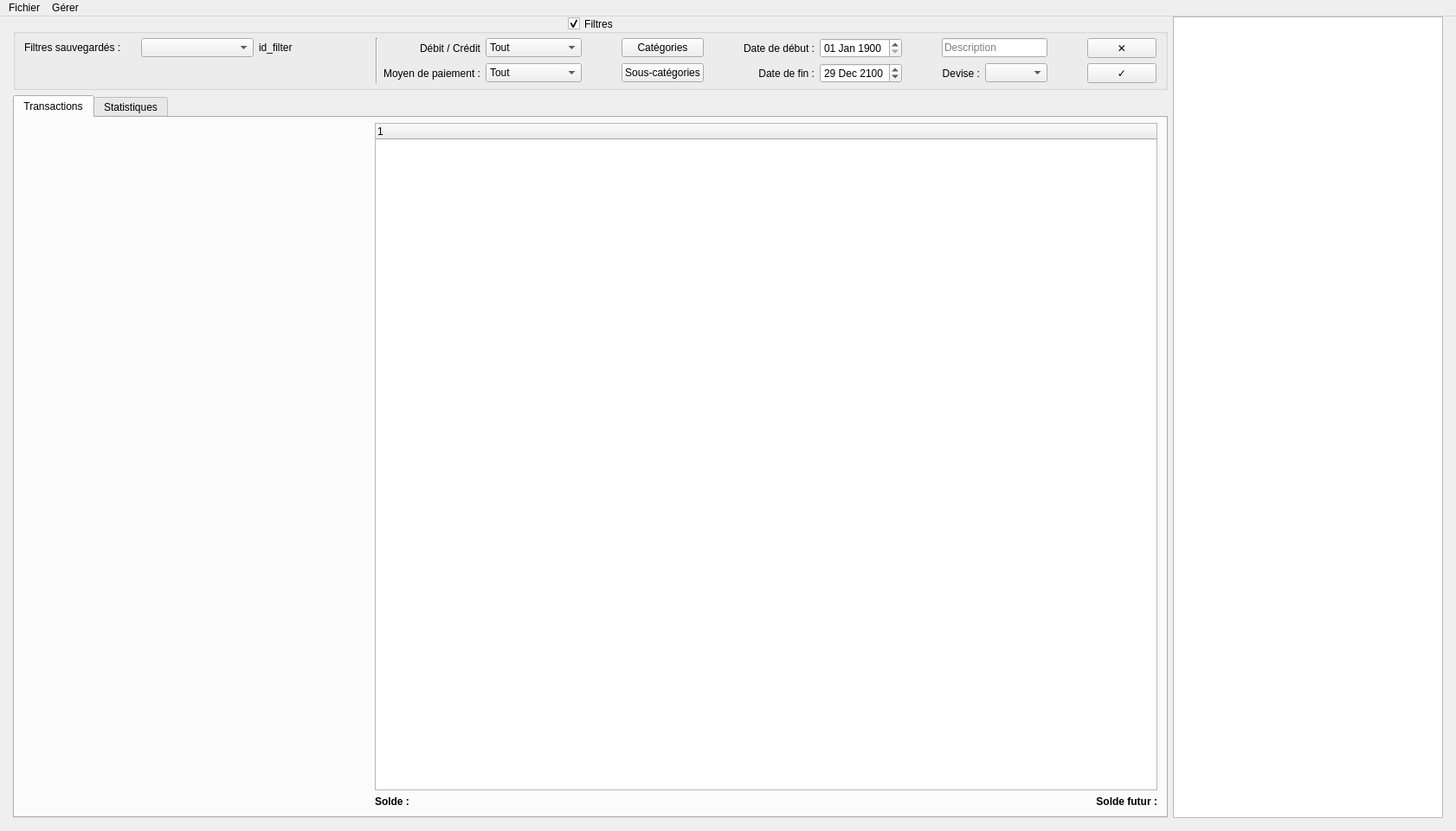
<?xml version="1.0" encoding="UTF-8"?>
<ui version="4.0">
 <class>OverAid</class>
 <widget class="QMainWindow" name="OverAid">
  <property name="geometry">
   <rect>
    <x>0</x>
    <y>0</y>
    <width>1682</width>
    <height>960</height>
   </rect>
  </property>
  <property name="focusPolicy">
   <enum>Qt::StrongFocus</enum>
  </property>
  <property name="windowTitle">
   <string>OverAid</string>
  </property>
  <widget class="QWidget" name="centralwidget">
   <layout class="QGridLayout" name="gridLayout_7">
    <property name="leftMargin">
     <number>15</number>
    </property>
    <property name="topMargin">
     <number>0</number>
    </property>
    <property name="rightMargin">
     <number>15</number>
    </property>
    <property name="bottomMargin">
     <number>15</number>
    </property>
    <item row="0" column="0">
     <widget class="QGroupBox" name="groupBox_filtre">
      <property name="enabled">
       <bool>true</bool>
      </property>
      <property name="maximumSize">
       <size>
        <width>16777215</width>
        <height>110</height>
       </size>
      </property>
      <property name="font">
       <font>
        <kerning>true</kerning>
       </font>
      </property>
      <property name="focusPolicy">
       <enum>Qt::TabFocus</enum>
      </property>
      <property name="title">
       <string>Filtres</string>
      </property>
      <property name="alignment">
       <set>Qt::AlignCenter</set>
      </property>
      <property name="flat">
       <bool>false</bool>
      </property>
      <property name="checkable">
       <bool>true</bool>
      </property>
      <layout class="QGridLayout" name="gridLayout_3">
       <property name="leftMargin">
        <number>10</number>
       </property>
       <property name="topMargin">
        <number>5</number>
       </property>
       <property name="rightMargin">
        <number>10</number>
       </property>
       <property name="bottomMargin">
        <number>5</number>
       </property>
       <item row="0" column="4" rowspan="2">
        <widget class="QWidget" name="widget" native="true">
         <layout class="QGridLayout" name="gridLayout_4">
          <property name="leftMargin">
           <number>0</number>
          </property>
          <property name="topMargin">
           <number>0</number>
          </property>
          <property name="rightMargin">
           <number>0</number>
          </property>
          <property name="bottomMargin">
           <number>0</number>
          </property>
          <item row="0" column="1">
           <layout class="QGridLayout" name="gridLayout_5">
            <item row="0" column="11">
             <spacer name="horizontalSpacer_5">
              <property name="orientation">
               <enum>Qt::Horizontal</enum>
              </property>
              <property name="sizeType">
               <enum>QSizePolicy::Expanding</enum>
              </property>
              <property name="sizeHint" stdset="0">
               <size>
                <width>40</width>
                <height>20</height>
               </size>
              </property>
             </spacer>
            </item>
            <item row="0" column="7">
             <widget class="QDateEdit" name="dateEditFilter_start">
              <property name="dateTime">
               <datetime>
                <hour>12</hour>
                <minute>0</minute>
                <second>0</second>
                <year>1900</year>
                <month>1</month>
                <day>1</day>
               </datetime>
              </property>
              <property name="time">
               <time>
                <hour>12</hour>
                <minute>0</minute>
                <second>0</second>
               </time>
              </property>
              <property name="displayFormat">
               <string>dd MMM yyyy</string>
              </property>
             </widget>
            </item>
            <item row="0" column="1">
             <widget class="QLabel" name="label_5">
              <property name="text">
               <string>Débit / Crédit</string>
              </property>
              <property name="alignment">
               <set>Qt::AlignRight|Qt::AlignTrailing|Qt::AlignVCenter</set>
              </property>
             </widget>
            </item>
            <item row="1" column="9">
             <widget class="QLabel" name="label_3">
              <property name="text">
               <string>Devise :</string>
              </property>
              <property name="alignment">
               <set>Qt::AlignRight|Qt::AlignTrailing|Qt::AlignVCenter</set>
              </property>
             </widget>
            </item>
            <item row="1" column="4">
             <widget class="QPushButton" name="pushButtonFiltre_cat2">
              <property name="text">
               <string>Sous-catégories</string>
              </property>
             </widget>
            </item>
            <item row="1" column="6">
             <widget class="QLabel" name="label_2">
              <property name="text">
               <string>Date de fin :</string>
              </property>
              <property name="alignment">
               <set>Qt::AlignRight|Qt::AlignTrailing|Qt::AlignVCenter</set>
              </property>
             </widget>
            </item>
            <item row="1" column="12">
             <widget class="QPushButton" name="pushButtonFiltre_valide">
              <property name="text">
               <string>✓</string>
              </property>
             </widget>
            </item>
            <item row="1" column="7">
             <widget class="QDateEdit" name="dateEditFilter_end">
              <property name="dateTime">
               <datetime>
                <hour>0</hour>
                <minute>0</minute>
                <second>0</second>
                <year>2100</year>
                <month>12</month>
                <day>29</day>
               </datetime>
              </property>
              <property name="displayFormat">
               <string>dd MMM yyyy</string>
              </property>
             </widget>
            </item>
            <item row="0" column="5">
             <spacer name="horizontalSpacer">
              <property name="orientation">
               <enum>Qt::Horizontal</enum>
              </property>
              <property name="sizeType">
               <enum>QSizePolicy::Expanding</enum>
              </property>
              <property name="sizeHint" stdset="0">
               <size>
                <width>40</width>
                <height>20</height>
               </size>
              </property>
             </spacer>
            </item>
            <item row="0" column="12">
             <widget class="QPushButton" name="pushButtonFiltre_delete">
              <property name="text">
               <string>✕</string>
              </property>
             </widget>
            </item>
            <item row="0" column="3">
             <spacer name="horizontalSpacer_3">
              <property name="orientation">
               <enum>Qt::Horizontal</enum>
              </property>
              <property name="sizeType">
               <enum>QSizePolicy::Expanding</enum>
              </property>
              <property name="sizeHint" stdset="0">
               <size>
                <width>40</width>
                <height>20</height>
               </size>
              </property>
             </spacer>
            </item>
            <item row="0" column="2">
             <widget class="QComboBox" name="comboBoxFiltre_inOut">
              <item>
               <property name="text">
                <string>Tout</string>
               </property>
              </item>
              <item>
               <property name="text">
                <string>Débit</string>
               </property>
              </item>
              <item>
               <property name="text">
                <string>Crédit</string>
               </property>
              </item>
             </widget>
            </item>
            <item row="0" column="6">
             <widget class="QLabel" name="label">
              <property name="text">
               <string>Date de début :</string>
              </property>
              <property name="alignment">
               <set>Qt::AlignRight|Qt::AlignTrailing|Qt::AlignVCenter</set>
              </property>
             </widget>
            </item>
            <item row="1" column="2">
             <widget class="QComboBox" name="comboBoxFiltre_moyen">
              <property name="placeholderText">
               <string/>
              </property>
              <item>
               <property name="text">
                <string>Tout</string>
               </property>
              </item>
              <item>
               <property name="text">
                <string>Carte bancaire</string>
               </property>
              </item>
              <item>
               <property name="text">
                <string>Virement</string>
               </property>
              </item>
              <item>
               <property name="text">
                <string>Espèces</string>
               </property>
              </item>
              <item>
               <property name="text">
                <string>Chèque</string>
               </property>
              </item>
              <item>
               <property name="text">
                <string>Prélèvement</string>
               </property>
              </item>
             </widget>
            </item>
            <item row="0" column="4">
             <widget class="QPushButton" name="pushButtonFiltre_cat">
              <property name="text">
               <string>Catégories</string>
              </property>
             </widget>
            </item>
            <item row="1" column="10">
             <widget class="QComboBox" name="comboBoxFiltre_devise">
              <property name="maximumSize">
               <size>
                <width>200</width>
                <height>16777215</height>
               </size>
              </property>
             </widget>
            </item>
            <item row="1" column="1">
             <widget class="QLabel" name="label_6">
              <property name="text">
               <string>Moyen de paiement :</string>
              </property>
              <property name="alignment">
               <set>Qt::AlignRight|Qt::AlignTrailing|Qt::AlignVCenter</set>
              </property>
             </widget>
            </item>
            <item row="0" column="8">
             <spacer name="horizontalSpacer_6">
              <property name="orientation">
               <enum>Qt::Horizontal</enum>
              </property>
              <property name="sizeType">
               <enum>QSizePolicy::Expanding</enum>
              </property>
              <property name="sizeHint" stdset="0">
               <size>
                <width>40</width>
                <height>20</height>
               </size>
              </property>
             </spacer>
            </item>
            <item row="0" column="9" colspan="2">
             <widget class="QLineEdit" name="lineEditFiltre_desc">
              <property name="whatsThis">
               <string>&lt;html&gt;&lt;head/&gt;&lt;body&gt;&lt;p&gt;'%' remplace une chaîne de caractère&lt;/p&gt;&lt;p&gt;'_' remplace un seul caractère&lt;/p&gt;&lt;/body&gt;&lt;/html&gt;</string>
              </property>
              <property name="placeholderText">
               <string>Description</string>
              </property>
              <property name="clearButtonEnabled">
               <bool>true</bool>
              </property>
             </widget>
            </item>
           </layout>
          </item>
         </layout>
        </widget>
       </item>
       <item row="0" column="3" rowspan="2">
        <widget class="Line" name="line">
         <property name="orientation">
          <enum>Qt::Vertical</enum>
         </property>
        </widget>
       </item>
       <item row="0" column="1">
        <widget class="QComboBox" name="comboBox_savedFilters"/>
       </item>
       <item row="0" column="0">
        <widget class="QLabel" name="label_4">
         <property name="text">
          <string>Filtres sauvegardés :</string>
         </property>
        </widget>
       </item>
       <item row="0" column="2">
        <widget class="QLabel" name="label_idSavedFilter">
         <property name="text">
          <string>id_filter</string>
         </property>
        </widget>
       </item>
       <item row="1" column="0" colspan="3">
        <spacer name="horizontalSpacer_4">
         <property name="orientation">
          <enum>Qt::Horizontal</enum>
         </property>
         <property name="sizeType">
          <enum>QSizePolicy::Fixed</enum>
         </property>
         <property name="sizeHint" stdset="0">
          <size>
           <width>400</width>
           <height>20</height>
          </size>
         </property>
        </spacer>
       </item>
      </layout>
     </widget>
    </item>
    <item row="1" column="0">
     <widget class="QTabWidget" name="tabWidget">
      <property name="tabShape">
       <enum>QTabWidget::Rounded</enum>
      </property>
      <property name="currentIndex">
       <number>0</number>
      </property>
      <widget class="QWidget" name="tabAccount">
       <attribute name="title">
        <string>Transactions</string>
       </attribute>
       <layout class="QGridLayout" name="gridLayout">
        <property name="leftMargin">
         <number>10</number>
        </property>
        <property name="topMargin">
         <number>0</number>
        </property>
        <property name="rightMargin">
         <number>10</number>
        </property>
        <property name="bottomMargin">
         <number>10</number>
        </property>
        <item row="2" column="2">
         <widget class="QLabel" name="label_prevision">
          <property name="font">
           <font>
            <bold>true</bold>
           </font>
          </property>
          <property name="text">
           <string>Solde futur :</string>
          </property>
          <property name="alignment">
           <set>Qt::AlignRight|Qt::AlignTrailing|Qt::AlignVCenter</set>
          </property>
         </widget>
        </item>
        <item row="2" column="1">
         <widget class="QLabel" name="label_reste">
          <property name="font">
           <font>
            <bold>true</bold>
           </font>
          </property>
          <property name="text">
           <string>Solde : </string>
          </property>
         </widget>
        </item>
        <item row="1" column="1" colspan="2">
         <widget class="QTreeWidget" name="treeWidgetSummary">
          <property name="minimumSize">
           <size>
            <width>750</width>
            <height>0</height>
           </size>
          </property>
          <property name="alternatingRowColors">
           <bool>true</bool>
          </property>
          <property name="sortingEnabled">
           <bool>false</bool>
          </property>
          <attribute name="headerCascadingSectionResizes">
           <bool>false</bool>
          </attribute>
          <column>
           <property name="text">
            <string notr="true">1</string>
           </property>
          </column>
         </widget>
        </item>
        <item row="0" column="0" rowspan="3">
         <widget class="QWidget" name="widgetTrans" native="true">
          <property name="minimumSize">
           <size>
            <width>400</width>
            <height>0</height>
           </size>
          </property>
          <property name="maximumSize">
           <size>
            <width>400</width>
            <height>16777215</height>
           </size>
          </property>
         </widget>
        </item>
       </layout>
      </widget>
      <widget class="QWidget" name="tabStats">
       <attribute name="title">
        <string>Statistiques</string>
       </attribute>
       <layout class="QGridLayout" name="gridLayout_2">
        <property name="leftMargin">
         <number>10</number>
        </property>
        <property name="topMargin">
         <number>0</number>
        </property>
        <property name="rightMargin">
         <number>10</number>
        </property>
        <property name="bottomMargin">
         <number>10</number>
        </property>
        <item row="0" column="0">
         <widget class="QLabel" name="labelStats_date">
          <property name="maximumSize">
           <size>
            <width>16777215</width>
            <height>30</height>
           </size>
          </property>
          <property name="text">
           <string/>
          </property>
          <property name="alignment">
           <set>Qt::AlignRight|Qt::AlignTrailing|Qt::AlignVCenter</set>
          </property>
         </widget>
        </item>
        <item row="0" column="1">
         <widget class="QLabel" name="labelStats_montant">
          <property name="maximumSize">
           <size>
            <width>16777215</width>
            <height>30</height>
           </size>
          </property>
          <property name="text">
           <string/>
          </property>
         </widget>
        </item>
        <item row="1" column="0" colspan="2">
         <layout class="QGridLayout" name="gridLayout_stats"/>
        </item>
       </layout>
      </widget>
     </widget>
    </item>
    <item row="0" column="1" rowspan="2">
     <widget class="QPlainTextEdit" name="plainTextEdit_debug">
      <property name="minimumSize">
       <size>
        <width>300</width>
        <height>0</height>
       </size>
      </property>
      <property name="focusPolicy">
       <enum>Qt::NoFocus</enum>
      </property>
      <property name="readOnly">
       <bool>true</bool>
      </property>
     </widget>
    </item>
   </layout>
  </widget>
  <widget class="QMenuBar" name="menubar">
   <property name="geometry">
    <rect>
     <x>0</x>
     <y>0</y>
     <width>1682</width>
     <height>24</height>
    </rect>
   </property>
   <widget class="QMenu" name="menuG_rer">
    <property name="title">
     <string>Gérer</string>
    </property>
    <widget class="QMenu" name="menuComptes">
     <property name="title">
      <string>Comptes</string>
     </property>
     <addaction name="separator"/>
     <addaction name="actionGerer_les_comptes"/>
    </widget>
    <widget class="QMenu" name="menuLangage">
     <property name="title">
      <string>Langage</string>
     </property>
     <addaction name="actionFran_ais"/>
     <addaction name="actionAnglais"/>
     <addaction name="actionEspagnol"/>
    </widget>
    <addaction name="menuComptes"/>
    <addaction name="menuLangage"/>
    <addaction name="separator"/>
    <addaction name="actionCat_gories"/>
    <addaction name="actionAbonnements"/>
    <addaction name="separator"/>
    <addaction name="actionAfficher_le_d_bugger"/>
   </widget>
   <widget class="QMenu" name="menuFichier">
    <property name="title">
     <string>Fichier</string>
    </property>
    <addaction name="actionExporter_au_format_CSV"/>
    <addaction name="actionExporter_les_PDF_en_ZIP"/>
    <addaction name="actionSauvegarder_la_base_de_donn_es"/>
    <addaction name="separator"/>
    <addaction name="action_about"/>
    <addaction name="actionFermer"/>
   </widget>
   <addaction name="menuFichier"/>
   <addaction name="menuG_rer"/>
  </widget>
  <action name="actionGerer_les_comptes">
   <property name="text">
    <string>Gérer les comptes</string>
   </property>
  </action>
  <action name="actionCat_gories">
   <property name="text">
    <string>Catégories</string>
   </property>
  </action>
  <action name="actionFran_ais">
   <property name="checkable">
    <bool>true</bool>
   </property>
   <property name="checked">
    <bool>false</bool>
   </property>
   <property name="icon">
    <iconset resource="ressource.qrc">
     <normaloff>:/qrc/ressources/image/flag_france.png</normaloff>:/qrc/ressources/image/flag_france.png</iconset>
   </property>
   <property name="text">
    <string>Français</string>
   </property>
  </action>
  <action name="actionAnglais">
   <property name="checkable">
    <bool>true</bool>
   </property>
   <property name="icon">
    <iconset resource="ressource.qrc">
     <normaloff>:/qrc/ressources/image/flag_usa.png</normaloff>:/qrc/ressources/image/flag_usa.png</iconset>
   </property>
   <property name="text">
    <string>Anglais</string>
   </property>
  </action>
  <action name="actionFermer">
   <property name="text">
    <string>Fermer</string>
   </property>
   <property name="shortcut">
    <string>Esc</string>
   </property>
   <property name="menuRole">
    <enum>QAction::TextHeuristicRole</enum>
   </property>
  </action>
  <action name="actionExporter_au_format_CSV">
   <property name="text">
    <string>Exporter au format CSV</string>
   </property>
  </action>
  <action name="actionSauvegarder_la_base_de_donn_es">
   <property name="text">
    <string>Sauvegarder la base de données</string>
   </property>
   <property name="shortcut">
    <string>Ctrl+S</string>
   </property>
  </action>
  <action name="actionExporter_les_PDF_en_ZIP">
   <property name="text">
    <string>Télécharger tous les PDF</string>
   </property>
  </action>
  <action name="actionAbonnements">
   <property name="text">
    <string>Abonnements</string>
   </property>
  </action>
  <action name="actionEspagnol">
   <property name="checkable">
    <bool>true</bool>
   </property>
   <property name="icon">
    <iconset>
     <normalon>:/qrc/ressources/image/flag_spain.png</normalon>
    </iconset>
   </property>
   <property name="text">
    <string>Espagnol</string>
   </property>
  </action>
  <action name="actionAfficher_le_d_bugger">
   <property name="checkable">
    <bool>true</bool>
   </property>
   <property name="text">
    <string>Afficher le débugger</string>
   </property>
  </action>
  <action name="action_about">
   <property name="text">
    <string>À propos</string>
   </property>
   <property name="menuRole">
    <enum>QAction::AboutRole</enum>
   </property>
  </action>
 </widget>
 <tabstops>
  <tabstop>tabWidget</tabstop>
  <tabstop>treeWidgetSummary</tabstop>
 </tabstops>
 <resources>
  <include location="ressource.qrc"/>
 </resources>
 <connections/>
</ui>
